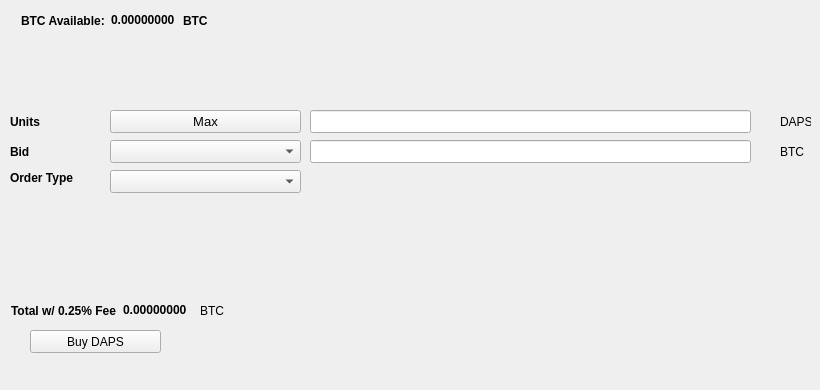
   <widget class="QWidget" name="BuyTab">
    <attribute name="title">
     <string>Buy</string>
    </attribute>
    <widget class="QPushButton" name="BuyDAPS">
     <property name="geometry">
      <rect>
       <x>30</x>
       <y>330</y>
       <width>131</width>
       <height>23</height>
      </rect>
     </property>
     <property name="text">
      <string>Buy DAPS</string>
     </property>
     <property name="icon">
      <iconset resource="../dapscoin.qrc">
       <normaloff>:/icons/bitcoin</normaloff>:/icons/bitcoin</iconset>
     </property>
    </widget>
    <widget class="QLabel" name="label_3">
     <property name="geometry">
      <rect>
       <x>10</x>
       <y>110</y>
       <width>46</width>
       <height>23</height>
      </rect>
     </property>
     <property name="font">
      <font>
       <weight>75</weight>
       <bold>true</bold>
      </font>
     </property>
     <property name="text">
      <string>Units</string>
     </property>
    </widget>
    <widget class="QLineEdit" name="UnitsInput">
     <property name="geometry">
      <rect>
       <x>310</x>
       <y>110</y>
       <width>441</width>
       <height>23</height>
      </rect>
     </property>
     <property name="font">
      <font>
       <pointsize>9</pointsize>
       <weight>75</weight>
       <bold>true</bold>
      </font>
     </property>
    </widget>
    <widget class="QLineEdit" name="BuyBidPriceEdit">
     <property name="geometry">
      <rect>
       <x>310</x>
       <y>140</y>
       <width>441</width>
       <height>23</height>
      </rect>
     </property>
     <property name="font">
      <font>
       <pointsize>9</pointsize>
       <weight>75</weight>
       <bold>true</bold>
      </font>
     </property>
    </widget>
    <widget class="QLabel" name="label_4">
     <property name="geometry">
      <rect>
       <x>780</x>
       <y>110</y>
       <width>31</width>
       <height>23</height>
      </rect>
     </property>
     <property name="text">
      <string>DAPS</string>
     </property>
    </widget>
    <widget class="QLabel" name="label_5">
     <property name="geometry">
      <rect>
       <x>780</x>
       <y>140</y>
       <width>31</width>
       <height>23</height>
      </rect>
     </property>
     <property name="text">
      <string>BTC</string>
     </property>
    </widget>
    <widget class="QLabel" name="label_6">
     <property name="geometry">
      <rect>
       <x>10</x>
       <y>140</y>
       <width>46</width>
       <height>23</height>
      </rect>
     </property>
     <property name="font">
      <font>
       <weight>75</weight>
       <bold>true</bold>
      </font>
     </property>
     <property name="text">
      <string>Bid</string>
     </property>
    </widget>
    <widget class="QLabel" name="label_7">
     <property name="geometry">
      <rect>
       <x>10</x>
       <y>170</y>
       <width>91</width>
       <height>16</height>
      </rect>
     </property>
     <property name="font">
      <font>
       <weight>75</weight>
       <bold>true</bold>
      </font>
     </property>
     <property name="text">
      <string>Order Type</string>
     </property>
    </widget>
    <widget class="QPushButton" name="Buy_Max_Amount">
     <property name="geometry">
      <rect>
       <x>110</x>
       <y>110</y>
       <width>191</width>
       <height>23</height>
      </rect>
     </property>
     <property name="font">
      <font>
       <pointsize>10</pointsize>
      </font>
     </property>
     <property name="text">
      <string>Max</string>
     </property>
    </widget>
    <widget class="QComboBox" name="BuyBidcomboBox">
     <property name="geometry">
      <rect>
       <x>110</x>
       <y>140</y>
       <width>191</width>
       <height>23</height>
      </rect>
     </property>
     <property name="font">
      <font>
       <pointsize>10</pointsize>
      </font>
     </property>
    </widget>
    <widget class="QComboBox" name="buyOrdertypeCombo">
     <property name="geometry">
      <rect>
       <x>110</x>
       <y>170</y>
       <width>191</width>
       <height>23</height>
      </rect>
     </property>
     <property name="font">
      <font>
       <pointsize>10</pointsize>
      </font>
     </property>
    </widget>
    <widget class="QWidget" name="layoutWidget1">
     <property name="geometry">
      <rect>
       <x>21</x>
       <y>11</y>
       <width>227</width>
       <height>19</height>
      </rect>
     </property>
     <layout class="QHBoxLayout" name="horizontalLayout_3">
      <item>
       <widget class="QLabel" name="label232">
        <property name="font">
         <font>
          <weight>75</weight>
          <bold>true</bold>
         </font>
        </property>
        <property name="text">
         <string>BTC Available:</string>
        </property>
       </widget>
      </item>
      <item>
       <widget class="QLabel" name="BtcAvailableLbl">
        <property name="palette">
         <palette>
          <active>
           <colorrole role="WindowText">
            <brush brushstyle="SolidPattern">
             <color alpha="255">
              <red>0</red>
              <green>0</green>
              <blue>0</blue>
             </color>
            </brush>
           </colorrole>
           <colorrole role="Button">
            <brush brushstyle="SolidPattern">
             <color alpha="255">
              <red>0</red>
              <green>170</green>
              <blue>0</blue>
             </color>
            </brush>
           </colorrole>
           <colorrole role="Light">
            <brush brushstyle="SolidPattern">
             <color alpha="255">
              <red>0</red>
              <green>255</green>
              <blue>0</blue>
             </color>
            </brush>
           </colorrole>
           <colorrole role="Midlight">
            <brush brushstyle="SolidPattern">
             <color alpha="255">
              <red>0</red>
              <green>212</green>
              <blue>0</blue>
             </color>
            </brush>
           </colorrole>
           <colorrole role="Dark">
            <brush brushstyle="SolidPattern">
             <color alpha="255">
              <red>0</red>
              <green>85</green>
              <blue>0</blue>
             </color>
            </brush>
           </colorrole>
           <colorrole role="Mid">
            <brush brushstyle="SolidPattern">
             <color alpha="255">
              <red>0</red>
              <green>113</green>
              <blue>0</blue>
             </color>
            </brush>
           </colorrole>
           <colorrole role="Text">
            <brush brushstyle="SolidPattern">
             <color alpha="255">
              <red>0</red>
              <green>170</green>
              <blue>0</blue>
             </color>
            </brush>
           </colorrole>
           <colorrole role="BrightText">
            <brush brushstyle="SolidPattern">
             <color alpha="255">
              <red>255</red>
              <green>255</green>
              <blue>255</blue>
             </color>
            </brush>
           </colorrole>
           <colorrole role="ButtonText">
            <brush brushstyle="SolidPattern">
             <color alpha="255">
              <red>0</red>
              <green>0</green>
              <blue>0</blue>
             </color>
            </brush>
           </colorrole>
           <colorrole role="Base">
            <brush brushstyle="SolidPattern">
             <color alpha="255">
              <red>255</red>
              <green>255</green>
              <blue>255</blue>
             </color>
            </brush>
           </colorrole>
           <colorrole role="Window">
            <brush brushstyle="SolidPattern">
             <color alpha="255">
              <red>0</red>
              <green>170</green>
              <blue>0</blue>
             </color>
            </brush>
           </colorrole>
           <colorrole role="Shadow">
            <brush brushstyle="SolidPattern">
             <color alpha="255">
              <red>0</red>
              <green>0</green>
              <blue>0</blue>
             </color>
            </brush>
           </colorrole>
           <colorrole role="AlternateBase">
            <brush brushstyle="SolidPattern">
             <color alpha="255">
              <red>127</red>
              <green>212</green>
              <blue>127</blue>
             </color>
            </brush>
           </colorrole>
           <colorrole role="ToolTipBase">
            <brush brushstyle="SolidPattern">
             <color alpha="255">
              <red>255</red>
              <green>255</green>
              <blue>220</blue>
             </color>
            </brush>
           </colorrole>
           <colorrole role="ToolTipText">
            <brush brushstyle="SolidPattern">
             <color alpha="255">
              <red>0</red>
              <green>0</green>
              <blue>0</blue>
             </color>
            </brush>
           </colorrole>
          </active>
          <inactive>
           <colorrole role="WindowText">
            <brush brushstyle="SolidPattern">
             <color alpha="255">
              <red>0</red>
              <green>0</green>
              <blue>0</blue>
             </color>
            </brush>
           </colorrole>
           <colorrole role="Button">
            <brush brushstyle="SolidPattern">
             <color alpha="255">
              <red>0</red>
              <green>170</green>
              <blue>0</blue>
             </color>
            </brush>
           </colorrole>
           <colorrole role="Light">
            <brush brushstyle="SolidPattern">
             <color alpha="255">
              <red>0</red>
              <green>255</green>
              <blue>0</blue>
             </color>
            </brush>
           </colorrole>
           <colorrole role="Midlight">
            <brush brushstyle="SolidPattern">
             <color alpha="255">
              <red>0</red>
              <green>212</green>
              <blue>0</blue>
             </color>
            </brush>
           </colorrole>
           <colorrole role="Dark">
            <brush brushstyle="SolidPattern">
             <color alpha="255">
              <red>0</red>
              <green>85</green>
              <blue>0</blue>
             </color>
            </brush>
           </colorrole>
           <colorrole role="Mid">
            <brush brushstyle="SolidPattern">
             <color alpha="255">
              <red>0</red>
              <green>113</green>
              <blue>0</blue>
             </color>
            </brush>
           </colorrole>
           <colorrole role="Text">
            <brush brushstyle="SolidPattern">
             <color alpha="255">
              <red>0</red>
              <green>170</green>
              <blue>0</blue>
             </color>
            </brush>
           </colorrole>
           <colorrole role="BrightText">
            <brush brushstyle="SolidPattern">
             <color alpha="255">
              <red>255</red>
              <green>255</green>
              <blue>255</blue>
             </color>
            </brush>
           </colorrole>
           <colorrole role="ButtonText">
            <brush brushstyle="SolidPattern">
             <color alpha="255">
              <red>0</red>
              <green>0</green>
              <blue>0</blue>
             </color>
            </brush>
           </colorrole>
           <colorrole role="Base">
            <brush brushstyle="SolidPattern">
             <color alpha="255">
              <red>255</red>
              <green>255</green>
              <blue>255</blue>
             </color>
            </brush>
           </colorrole>
           <colorrole role="Window">
            <brush brushstyle="SolidPattern">
             <color alpha="255">
              <red>0</red>
              <green>170</green>
              <blue>0</blue>
             </color>
            </brush>
           </colorrole>
           <colorrole role="Shadow">
            <brush brushstyle="SolidPattern">
             <color alpha="255">
              <red>0</red>
              <green>0</green>
              <blue>0</blue>
             </color>
            </brush>
           </colorrole>
           <colorrole role="AlternateBase">
            <brush brushstyle="SolidPattern">
             <color alpha="255">
              <red>127</red>
              <green>212</green>
              <blue>127</blue>
             </color>
            </brush>
           </colorrole>
           <colorrole role="ToolTipBase">
            <brush brushstyle="SolidPattern">
             <color alpha="255">
              <red>255</red>
              <green>255</green>
              <blue>220</blue>
             </color>
            </brush>
           </colorrole>
           <colorrole role="ToolTipText">
            <brush brushstyle="SolidPattern">
             <color alpha="255">
              <red>0</red>
              <green>0</green>
              <blue>0</blue>
             </color>
            </brush>
           </colorrole>
          </inactive>
          <disabled>
           <colorrole role="WindowText">
            <brush brushstyle="SolidPattern">
             <color alpha="255">
              <red>0</red>
              <green>85</green>
              <blue>0</blue>
             </color>
            </brush>
           </colorrole>
           <colorrole role="Button">
            <brush brushstyle="SolidPattern">
             <color alpha="255">
              <red>0</red>
              <green>170</green>
              <blue>0</blue>
             </color>
            </brush>
           </colorrole>
           <colorrole role="Light">
            <brush brushstyle="SolidPattern">
             <color alpha="255">
              <red>0</red>
              <green>255</green>
              <blue>0</blue>
             </color>
            </brush>
           </colorrole>
           <colorrole role="Midlight">
            <brush brushstyle="SolidPattern">
             <color alpha="255">
              <red>0</red>
              <green>212</green>
              <blue>0</blue>
             </color>
            </brush>
           </colorrole>
           <colorrole role="Dark">
            <brush brushstyle="SolidPattern">
             <color alpha="255">
              <red>0</red>
              <green>85</green>
              <blue>0</blue>
             </color>
            </brush>
           </colorrole>
           <colorrole role="Mid">
            <brush brushstyle="SolidPattern">
             <color alpha="255">
              <red>0</red>
              <green>113</green>
              <blue>0</blue>
             </color>
            </brush>
           </colorrole>
           <colorrole role="Text">
            <brush brushstyle="SolidPattern">
             <color alpha="255">
              <red>0</red>
              <green>85</green>
              <blue>0</blue>
             </color>
            </brush>
           </colorrole>
           <colorrole role="BrightText">
            <brush brushstyle="SolidPattern">
             <color alpha="255">
              <red>255</red>
              <green>255</green>
              <blue>255</blue>
             </color>
            </brush>
           </colorrole>
           <colorrole role="ButtonText">
            <brush brushstyle="SolidPattern">
             <color alpha="255">
              <red>0</red>
              <green>85</green>
              <blue>0</blue>
             </color>
            </brush>
           </colorrole>
           <colorrole role="Base">
            <brush brushstyle="SolidPattern">
             <color alpha="255">
              <red>0</red>
              <green>170</green>
              <blue>0</blue>
             </color>
            </brush>
           </colorrole>
           <colorrole role="Window">
            <brush brushstyle="SolidPattern">
             <color alpha="255">
              <red>0</red>
              <green>170</green>
              <blue>0</blue>
             </color>
            </brush>
           </colorrole>
           <colorrole role="Shadow">
            <brush brushstyle="SolidPattern">
             <color alpha="255">
              <red>0</red>
              <green>0</green>
              <blue>0</blue>
             </color>
            </brush>
           </colorrole>
           <colorrole role="AlternateBase">
            <brush brushstyle="SolidPattern">
             <color alpha="255">
              <red>0</red>
              <green>170</green>
              <blue>0</blue>
             </color>
            </brush>
           </colorrole>
           <colorrole role="ToolTipBase">
            <brush brushstyle="SolidPattern">
             <color alpha="255">
              <red>255</red>
              <green>255</green>
              <blue>220</blue>
             </color>
            </brush>
           </colorrole>
           <colorrole role="ToolTipText">
            <brush brushstyle="SolidPattern">
             <color alpha="255">
              <red>0</red>
              <green>0</green>
              <blue>0</blue>
             </color>
            </brush>
           </colorrole>
          </disabled>
         </palette>
        </property>
        <property name="font">
         <font>
          <weight>75</weight>
          <bold>true</bold>
         </font>
        </property>
        <property name="text">
         <string>0.00000000</string>
        </property>
        <property name="textInteractionFlags">
         <set>Qt::LinksAccessibleByMouse|Qt::TextSelectableByKeyboard|Qt::TextSelectableByMouse</set>
        </property>
       </widget>
      </item>
      <item>
       <widget class="QLabel" name="BtcAvailableLbl_2">
        <property name="font">
         <font>
          <weight>75</weight>
          <bold>true</bold>
         </font>
        </property>
        <property name="text">
         <string>BTC</string>
        </property>
       </widget>
      </item>
     </layout>
    </widget>
    <widget class="QWidget" name="layoutWidge2">
     <property name="geometry">
      <rect>
       <x>11</x>
       <y>301</y>
       <width>259</width>
       <height>19</height>
      </rect>
     </property>
     <layout class="QHBoxLayout" name="horizontalLayout_4">
      <item>
       <widget class="QLabel" name="label_9">
        <property name="font">
         <font>
          <weight>75</weight>
          <bold>true</bold>
         </font>
        </property>
        <property name="text">
         <string>Total w/ 0.25% Fee</string>
        </property>
       </widget>
      </item>
      <item>
       <widget class="QLabel" name="BuyCostLabel">
        <property name="palette">
         <palette>
          <active>
           <colorrole role="WindowText">
            <brush brushstyle="SolidPattern">
             <color alpha="255">
              <red>0</red>
              <green>0</green>
              <blue>0</blue>
             </color>
            </brush>
           </colorrole>
           <colorrole role="Button">
            <brush brushstyle="SolidPattern">
             <color alpha="255">
              <red>0</red>
              <green>170</green>
              <blue>0</blue>
             </color>
            </brush>
           </colorrole>
           <colorrole role="Light">
            <brush brushstyle="SolidPattern">
             <color alpha="255">
              <red>0</red>
              <green>255</green>
              <blue>0</blue>
             </color>
            </brush>
           </colorrole>
           <colorrole role="Midlight">
            <brush brushstyle="SolidPattern">
             <color alpha="255">
              <red>0</red>
              <green>212</green>
              <blue>0</blue>
             </color>
            </brush>
           </colorrole>
           <colorrole role="Dark">
            <brush brushstyle="SolidPattern">
             <color alpha="255">
              <red>0</red>
              <green>85</green>
              <blue>0</blue>
             </color>
            </brush>
           </colorrole>
           <colorrole role="Mid">
            <brush brushstyle="SolidPattern">
             <color alpha="255">
              <red>0</red>
              <green>113</green>
              <blue>0</blue>
             </color>
            </brush>
           </colorrole>
           <colorrole role="Text">
            <brush brushstyle="SolidPattern">
             <color alpha="255">
              <red>0</red>
              <green>170</green>
              <blue>0</blue>
             </color>
            </brush>
           </colorrole>
           <colorrole role="BrightText">
            <brush brushstyle="SolidPattern">
             <color alpha="255">
              <red>255</red>
              <green>255</green>
              <blue>255</blue>
             </color>
            </brush>
           </colorrole>
           <colorrole role="ButtonText">
            <brush brushstyle="SolidPattern">
             <color alpha="255">
              <red>0</red>
              <green>0</green>
              <blue>0</blue>
             </color>
            </brush>
           </colorrole>
           <colorrole role="Base">
            <brush brushstyle="SolidPattern">
             <color alpha="255">
              <red>255</red>
              <green>255</green>
              <blue>255</blue>
             </color>
            </brush>
           </colorrole>
           <colorrole role="Window">
            <brush brushstyle="SolidPattern">
             <color alpha="255">
              <red>0</red>
              <green>170</green>
              <blue>0</blue>
             </color>
            </brush>
           </colorrole>
           <colorrole role="Shadow">
            <brush brushstyle="SolidPattern">
             <color alpha="255">
              <red>0</red>
              <green>0</green>
              <blue>0</blue>
             </color>
            </brush>
           </colorrole>
           <colorrole role="AlternateBase">
            <brush brushstyle="SolidPattern">
             <color alpha="255">
              <red>127</red>
              <green>212</green>
              <blue>127</blue>
             </color>
            </brush>
           </colorrole>
           <colorrole role="ToolTipBase">
            <brush brushstyle="SolidPattern">
             <color alpha="255">
              <red>255</red>
              <green>255</green>
              <blue>220</blue>
             </color>
            </brush>
           </colorrole>
           <colorrole role="ToolTipText">
            <brush brushstyle="SolidPattern">
             <color alpha="255">
              <red>0</red>
              <green>0</green>
              <blue>0</blue>
             </color>
            </brush>
           </colorrole>
          </active>
          <inactive>
           <colorrole role="WindowText">
            <brush brushstyle="SolidPattern">
             <color alpha="255">
              <red>0</red>
              <green>0</green>
              <blue>0</blue>
             </color>
            </brush>
           </colorrole>
           <colorrole role="Button">
            <brush brushstyle="SolidPattern">
             <color alpha="255">
              <red>0</red>
              <green>170</green>
              <blue>0</blue>
             </color>
            </brush>
           </colorrole>
           <colorrole role="Light">
            <brush brushstyle="SolidPattern">
             <color alpha="255">
              <red>0</red>
              <green>255</green>
              <blue>0</blue>
             </color>
            </brush>
           </colorrole>
           <colorrole role="Midlight">
            <brush brushstyle="SolidPattern">
             <color alpha="255">
              <red>0</red>
              <green>212</green>
              <blue>0</blue>
             </color>
            </brush>
           </colorrole>
           <colorrole role="Dark">
            <brush brushstyle="SolidPattern">
             <color alpha="255">
              <red>0</red>
              <green>85</green>
              <blue>0</blue>
             </color>
            </brush>
           </colorrole>
           <colorrole role="Mid">
            <brush brushstyle="SolidPattern">
             <color alpha="255">
              <red>0</red>
              <green>113</green>
              <blue>0</blue>
             </color>
            </brush>
           </colorrole>
           <colorrole role="Text">
            <brush brushstyle="SolidPattern">
             <color alpha="255">
              <red>0</red>
              <green>170</green>
              <blue>0</blue>
             </color>
            </brush>
           </colorrole>
           <colorrole role="BrightText">
            <brush brushstyle="SolidPattern">
             <color alpha="255">
              <red>255</red>
              <green>255</green>
              <blue>255</blue>
             </color>
            </brush>
           </colorrole>
           <colorrole role="ButtonText">
            <brush brushstyle="SolidPattern">
             <color alpha="255">
              <red>0</red>
              <green>0</green>
              <blue>0</blue>
             </color>
            </brush>
           </colorrole>
           <colorrole role="Base">
            <brush brushstyle="SolidPattern">
             <color alpha="255">
              <red>255</red>
              <green>255</green>
              <blue>255</blue>
             </color>
            </brush>
           </colorrole>
           <colorrole role="Window">
            <brush brushstyle="SolidPattern">
             <color alpha="255">
              <red>0</red>
              <green>170</green>
              <blue>0</blue>
             </color>
            </brush>
           </colorrole>
           <colorrole role="Shadow">
            <brush brushstyle="SolidPattern">
             <color alpha="255">
              <red>0</red>
              <green>0</green>
              <blue>0</blue>
             </color>
            </brush>
           </colorrole>
           <colorrole role="AlternateBase">
            <brush brushstyle="SolidPattern">
             <color alpha="255">
              <red>127</red>
              <green>212</green>
              <blue>127</blue>
             </color>
            </brush>
           </colorrole>
           <colorrole role="ToolTipBase">
            <brush brushstyle="SolidPattern">
             <color alpha="255">
              <red>255</red>
              <green>255</green>
              <blue>220</blue>
             </color>
            </brush>
           </colorrole>
           <colorrole role="ToolTipText">
            <brush brushstyle="SolidPattern">
             <color alpha="255">
              <red>0</red>
              <green>0</green>
              <blue>0</blue>
             </color>
            </brush>
           </colorrole>
          </inactive>
          <disabled>
           <colorrole role="WindowText">
            <brush brushstyle="SolidPattern">
             <color alpha="255">
              <red>0</red>
              <green>85</green>
              <blue>0</blue>
             </color>
            </brush>
           </colorrole>
           <colorrole role="Button">
            <brush brushstyle="SolidPattern">
             <color alpha="255">
              <red>0</red>
              <green>170</green>
              <blue>0</blue>
             </color>
            </brush>
           </colorrole>
           <colorrole role="Light">
            <brush brushstyle="SolidPattern">
             <color alpha="255">
              <red>0</red>
              <green>255</green>
              <blue>0</blue>
             </color>
            </brush>
           </colorrole>
           <colorrole role="Midlight">
            <brush brushstyle="SolidPattern">
             <color alpha="255">
              <red>0</red>
              <green>212</green>
              <blue>0</blue>
             </color>
            </brush>
           </colorrole>
           <colorrole role="Dark">
            <brush brushstyle="SolidPattern">
             <color alpha="255">
              <red>0</red>
              <green>85</green>
              <blue>0</blue>
             </color>
            </brush>
           </colorrole>
           <colorrole role="Mid">
            <brush brushstyle="SolidPattern">
             <color alpha="255">
              <red>0</red>
              <green>113</green>
              <blue>0</blue>
             </color>
            </brush>
           </colorrole>
           <colorrole role="Text">
            <brush brushstyle="SolidPattern">
             <color alpha="255">
              <red>0</red>
              <green>85</green>
              <blue>0</blue>
             </color>
            </brush>
           </colorrole>
           <colorrole role="BrightText">
            <brush brushstyle="SolidPattern">
             <color alpha="255">
              <red>255</red>
              <green>255</green>
              <blue>255</blue>
             </color>
            </brush>
           </colorrole>
           <colorrole role="ButtonText">
            <brush brushstyle="SolidPattern">
             <color alpha="255">
              <red>0</red>
              <green>85</green>
              <blue>0</blue>
             </color>
            </brush>
           </colorrole>
           <colorrole role="Base">
            <brush brushstyle="SolidPattern">
             <color alpha="255">
              <red>0</red>
              <green>170</green>
              <blue>0</blue>
             </color>
            </brush>
           </colorrole>
           <colorrole role="Window">
            <brush brushstyle="SolidPattern">
             <color alpha="255">
              <red>0</red>
              <green>170</green>
              <blue>0</blue>
             </color>
            </brush>
           </colorrole>
           <colorrole role="Shadow">
            <brush brushstyle="SolidPattern">
             <color alpha="255">
              <red>0</red>
              <green>0</green>
              <blue>0</blue>
             </color>
            </brush>
           </colorrole>
           <colorrole role="AlternateBase">
            <brush brushstyle="SolidPattern">
             <color alpha="255">
              <red>0</red>
              <green>170</green>
              <blue>0</blue>
             </color>
            </brush>
           </colorrole>
           <colorrole role="ToolTipBase">
            <brush brushstyle="SolidPattern">
             <color alpha="255">
              <red>255</red>
              <green>255</green>
              <blue>220</blue>
             </color>
            </brush>
           </colorrole>
           <colorrole role="ToolTipText">
            <brush brushstyle="SolidPattern">
             <color alpha="255">
              <red>0</red>
              <green>0</green>
              <blue>0</blue>
             </color>
            </brush>
           </colorrole>
          </disabled>
         </palette>
        </property>
        <property name="font">
         <font>
          <weight>75</weight>
          <bold>true</bold>
         </font>
        </property>
        <property name="autoFillBackground">
         <bool>false</bool>
        </property>
        <property name="text">
         <string>0.00000000</string>
        </property>
        <property name="textInteractionFlags">
         <set>Qt::LinksAccessibleByMouse|Qt::TextSelectableByMouse</set>
        </property>
       </widget>
      </item>
      <item>
       <widget class="QLabel" name="label_10">
        <property name="font">
         <font>
          <weight>50</weight>
          <bold>false</bold>
         </font>
        </property>
        <property name="text">
         <string>BTC</string>
        </property>
       </widget>
      </item>
     </layout>
    </widget>
    <widget class="QLabel" name="label_24">
     <property name="geometry">
      <rect>
       <x>460</x>
       <y>300</y>
       <width>281</width>
       <height>81</height>
      </rect>
     </property>
     <property name="text">
      <string/>
     </property>
     <property name="pixmap">
      <pixmap>:/images/bittrex</pixmap>
     </property>
    </widget>
   </widget>
